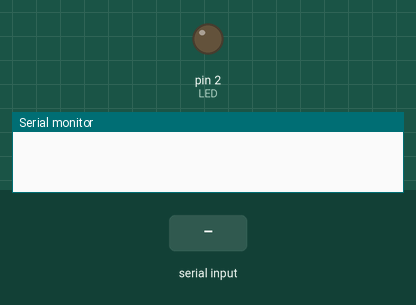
This sketch was run on a simulated Arduino Mega 2560, built with avr-gcc and run on an emulated ATmega2560. Shown: output pins drawn as LEDs (lit = HIGH), the last lines printed to the serial monitor. The test bench sets the inputs (shaded band).

Above: at 2.7 s.
2.8 s: "on\n" received over the second serial link
At 3.5 s:
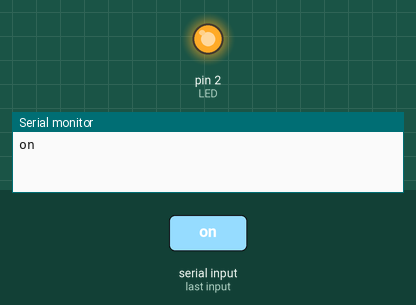
4.3 s: "off\n" received over the second serial link
At 4.6 s:
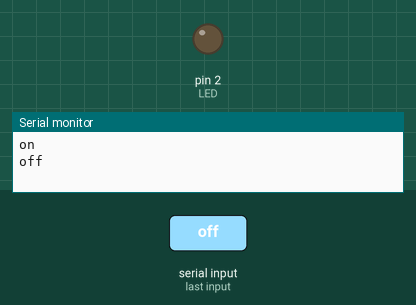
Timing chart, 0 to 7.3 s (numbered marks = the images above; inputs shaded):
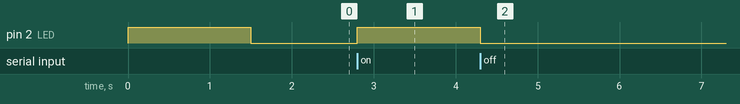

Measured:
- after the input at 2.8 s, pin 2 (LED): LOW → HIGH at once
- after the input at 4.3 s, pin 2 (LED): HIGH → LOW at once

The sketch:

serial2Led.ino
```cpp
#include <Arduino.h>

#define LED 2

void setup() {
  Serial.begin(115200);
  Serial2.begin(115200);
  pinMode(LED,OUTPUT);

      digitalWrite(LED,HIGH);
      delay(1500);
      digitalWrite(LED,LOW);
}

void loop() {

  if (Serial2.available() > 0){
    String v = Serial2.readStringUntil('\n');
    Serial.println(v);
    if (v.startsWith("on")){	//verificamos si lo recibido empieza con on
      digitalWrite(LED,HIGH);
    }else if (v.startsWith("off"))	//verificamos si lo recibido empieza con off
     digitalWrite(LED,LOW);
  }
}
```
